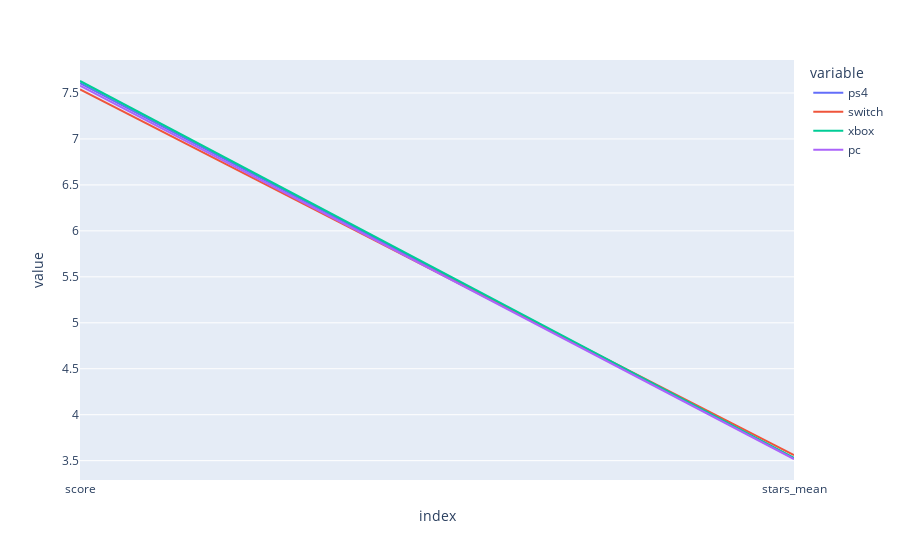

The notebook cell this image was saved under:
### Code cell
fig = px.line(platform_plot)
fig

### Figure 1 — Plotly figure (JSON) as saved in the notebook; plotly's stock layout.template omitted (floating-point values rounded to 4 significant figures)
{"data": [{"hovertemplate": "variable=ps4<br>index=%{x}<br>value=%{y}<extra></extra>", "legendgroup": "ps4", "line": {"color": "#636efa", "dash": "solid"}, "mode": "lines", "name": "ps4", "orientation": "v", "showlegend": true, "type": "scatter", "x": ["score", "stars_mean"], "xaxis": "x", "y": [7.608, 3.526], "yaxis": "y"}, {"hovertemplate": "variable=switch<br>index=%{x}<br>value=%{y}<extra></extra>", "legendgroup": "switch", "line": {"color": "#EF553B", "dash": "solid"}, "mode": "lines", "name": "switch", "orientation": "v", "showlegend": true, "type": "scatter", "x": ["score", "stars_mean"], "xaxis": "x", "y": [7.539, 3.561], "yaxis": "y"}, {"hovertemplate": "variable=xbox<br>index=%{x}<br>value=%{y}<extra></extra>", "legendgroup": "xbox", "line": {"color": "#00cc96", "dash": "solid"}, "mode": "lines", "name": "xbox", "orientation": "v", "showlegend": true, "type": "scatter", "x": ["score", "stars_mean"], "xaxis": "x", "y": [7.631, 3.53], "yaxis": "y"}, {"hovertemplate": "variable=pc<br>index=%{x}<br>value=%{y}<extra></extra>", "legendgroup": "pc", "line": {"color": "#ab63fa", "dash": "solid"}, "mode": "lines", "name": "pc", "orientation": "v", "showlegend": true, "type": "scatter", "x": ["score", "stars_mean"], "xaxis": "x", "y": [7.579, 3.518], "yaxis": "y"}], "layout": {"autosize": true, "legend": {"title": {"text": "variable"}, "tracegroupgap": 0}, "margin": {"t": 60}, "xaxis": {"anchor": "y", "autorange": true, "domain": [0, 1], "range": [0, 1], "title": {"text": "index"}, "type": "category"}, "yaxis": {"anchor": "x", "autorange": true, "domain": [0, 1], "range": [3.29, 7.859], "title": {"text": "value"}, "type": "linear"}}}
